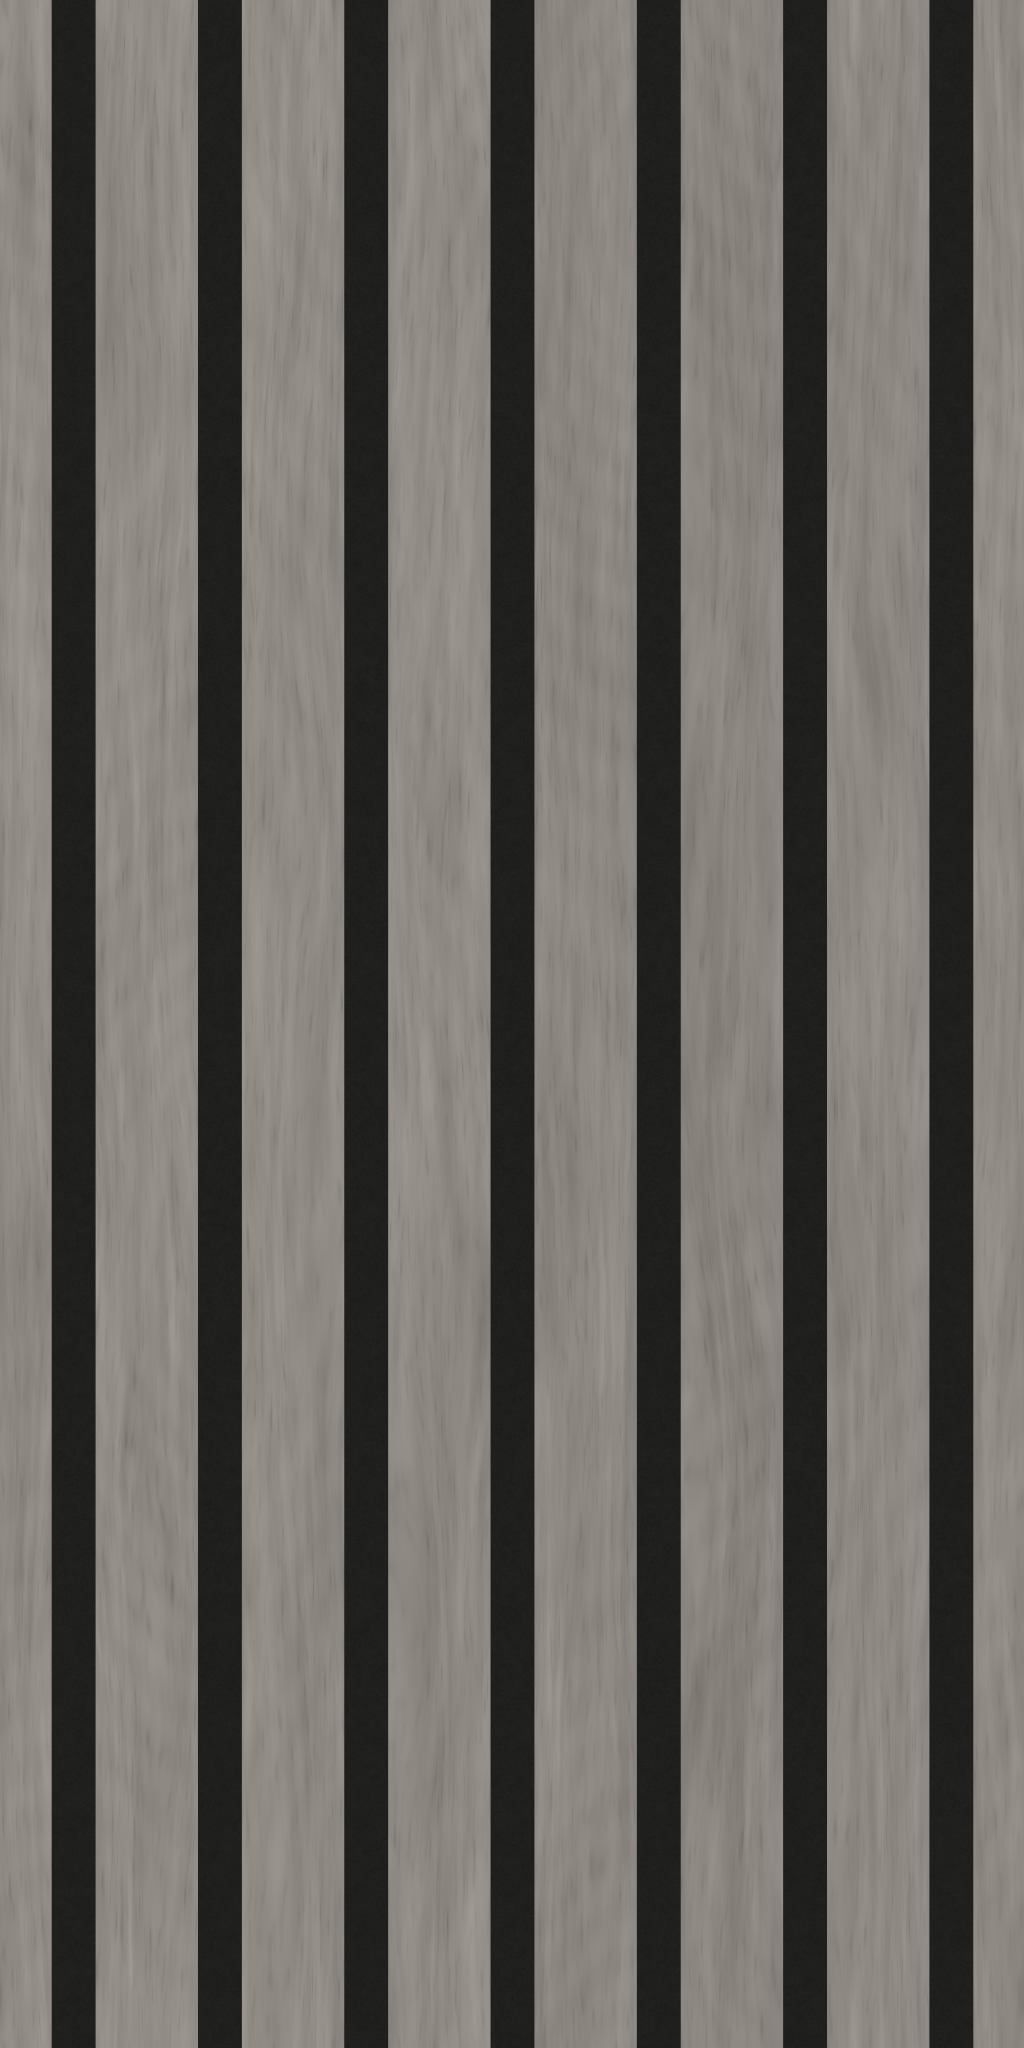

Write the Python code that produced this figure.
from pathlib import Path
import json

import numpy as np
from PIL import Image, ImageDraw
from scipy.ndimage import gaussian_filter, map_coordinates

ROOT = Path(__file__).resolve().parent
W, H = 1024, 2048
REPEAT_W, REPEAT_H = 11.8, 23.6
SLATS = 7
PITCH = REPEAT_W / SLATS
FACE = 1.18
DEPTH = 0.75
rng = np.random.default_rng(4173)


def noise(shape, sy, sx):
    a = gaussian_filter(rng.normal(size=shape), (sy, sx), mode='wrap')
    return a / max(a.std(), 1e-8)


def palette():
    photo = Image.open(ROOT / 'main.jpg').convert('RGB').resize((1600, 1600))
    regions = [
        [(1190, 986), (1500, 884), (1500, 915), (1190, 1018)],
        [(1050, 821), (1490, 680), (1490, 718), (1050, 860)],
    ]
    samples = []
    for polygon in regions:
        mask = Image.new('L', photo.size)
        ImageDraw.Draw(mask).polygon(polygon, fill=255)
        pixels = np.asarray(photo)[np.asarray(mask) > 0]
        samples.append(np.median(pixels, axis=0))
    # Only color statistics are retained; perspective and photographic lighting never enter the tile.
    base = np.median(samples, axis=0)
    print('Main-photo face medians:', samples, 'chosen:', base)
    return base


y, x = np.mgrid[:H, :W].astype(float)
x_inches = x / W * REPEAT_W
phase = (x_inches + PITCH / 2) % PITCH - PITCH / 2
slat_ids = np.floor((x_inches + PITCH / 2) / PITCH).astype(int) % SLATS
edge = FACE / 2 - np.abs(phase)
coverage = np.clip(edge / (REPEAT_W / W) + 0.5, 0, 1)
base = palette()
wood = np.zeros((H, W))
relief = np.zeros((H, W))
slat_tones = rng.normal(0, 3.0, SLATS)

for i in range(SLATS):
    broad = noise((H, W), 100, 13)
    long = noise((H, W), 42, 2.6)
    fine = noise((H, W), 9, 0.65)
    warp = noise((H, W), 130, 18) * 7
    coords = [y, (x + warp) % W]
    long = map_coordinates(long, coords, order=1, mode='grid-wrap')
    fine = map_coordinates(fine, coords, order=1, mode='grid-wrap')
    pores = np.maximum(-fine - 0.55, 0) ** 1.3
    center = rng.uniform(0, 1)
    cross = phase / FACE - rng.uniform(0.7, 1.8)
    length = np.sin(np.pi * (y / H - center)) * rng.uniform(3, 5)
    rings = np.sin(np.sqrt(cross ** 2 + length ** 2) * 22 + broad * 0.25)
    grain = broad * 2.1 + long * 3.1 + fine * 1.2 - pores * 2.7 + rings * 1.5
    selected = slat_ids == i
    wood[selected] = (grain + slat_tones[i])[selected]
    relief[selected] = (long * 0.0005 - pores * 0.0009)[selected]

felt = noise((H, W), 0.55, 0.55) * 1.1 + noise((H, W), 3, 3) * 0.45
wood_rgb = base + wood[..., None] * np.array([1.0, 0.98, 0.95])
felt_rgb = np.array([31, 31, 30]) + felt[..., None]
color = wood_rgb * coverage[..., None] + felt_rgb * (1 - coverage[..., None])

# The backing is estimated at 0.20 in; the remaining 0.55 in is the slat relief.
bevel = 0.035
height = 0.20 + 0.55 * np.clip(edge / bevel, 0, 1)
height += relief * coverage + felt * 0.00015 * (1 - coverage)
dx = (np.roll(height, -1, 1) - np.roll(height, 1, 1)) / (2 * REPEAT_W / W)
dy = (np.roll(height, -1, 0) - np.roll(height, 1, 0)) / (2 * REPEAT_H / H)
# Image rows point down; OpenGL tangent-space green points up.
normals = np.stack((-dx, dy, np.ones_like(dx)), axis=-1)
normals /= np.linalg.norm(normals, axis=-1, keepdims=True)
normal_rgb = np.rint((normals + 1) * 127.5).clip(0, 255).astype('uint8')
color_rgb = np.rint(color).clip(0, 255).astype('uint8')
Image.fromarray(color_rgb).save(ROOT / 'texture.png')
Image.fromarray(normal_rgb).save(ROOT / 'normal.png')
metadata = {
    'repeatWidthIn': REPEAT_W,
    'repeatHeightIn': REPEAT_H,
    'depthIn': DEPTH,
    'note': 'No manufacturer spec sheet was published: estimated 7 slats per recorded 11.8 in panel, with 1.18 in faces, 0.506 in black-felt gaps and 1.686 in pitch; total depth is the recorded 0.75 in (backing and chamfer profile estimated). The tile spans 7 pitches by 23.6 in, with procedural wrapping grain and grey-oak tones sampled only from the main listing photo.',
}
(ROOT / 'texture.json').write_text(json.dumps(metadata, indent=2) + '\n')

light = np.array([-0.55, 0.6, 0.8])
light /= np.linalg.norm(light)
shade = 0.28 + 0.72 * np.maximum(normals @ light, 0)
linear = np.where(color / 255 <= 0.04045, color / 255 / 12.92, ((color / 255 + 0.055) / 1.055) ** 2.4)
shaded = linear * shade[..., None]
shaded = np.where(shaded <= 0.0031308, shaded * 12.92, 1.055 * shaded ** (1 / 2.4) - 0.055)
shaded_rgb = np.rint(shaded * 255).clip(0, 255).astype('uint8')
thumb = (256, 512)
left = Image.fromarray(color_rgb).resize(thumb, Image.Resampling.LANCZOS)
right = Image.fromarray(shaded_rgb).resize(thumb, Image.Resampling.LANCZOS)
preview = Image.new('RGB', (1536, 1572), (242, 242, 242))
draw = ImageDraw.Draw(preview)
draw.text((12, 10), 'COLOR / 3 x 3', fill=(25, 25, 25))
draw.text((780, 10), 'NORMAL-LIT / UPPER LEFT / 3 x 3', fill=(25, 25, 25))
for row in range(3):
    for col in range(3):
        preview.paste(left, (col * 256, 36 + row * 512))
        preview.paste(right, (768 + col * 256, 36 + row * 512))
preview.save(ROOT / 'preview.png')
assert W / H == REPEAT_W / REPEAT_H
for name, a in [('color', color_rgb), ('normal', normal_rgb)]:
    h_seam = np.abs(a[0].astype(float) - a[-1]).mean()
    v_seam = np.abs(a[:, 0].astype(float) - a[:, -1]).mean()
    print(f'{name}: top/bottom difference {h_seam:.3f}, left/right {v_seam:.3f}')
print(f'Wrote {W} x {H} maps, {SLATS} slats, {PITCH:.6f} in pitch.')
